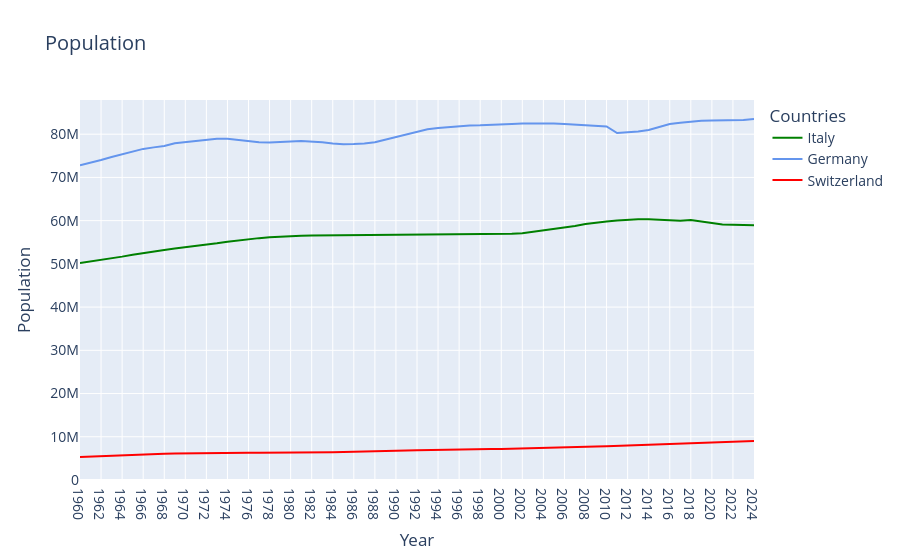

Notebook source saved alongside this figure:
### Code cell
fig = px.line(europe_df,
              title='Population',
              color_discrete_sequence=["green", "cornflowerblue", "red"]
              )

fig.update_layout(yaxis_title='Population',
                  legend_title='Countries',
                  font_size=14)

fig.update_yaxes(rangemode='tozero')

fig.show()
